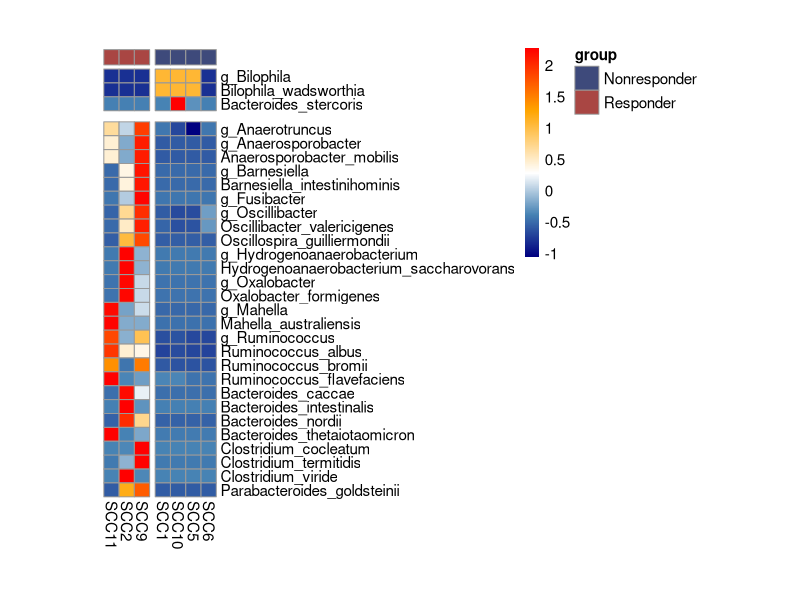
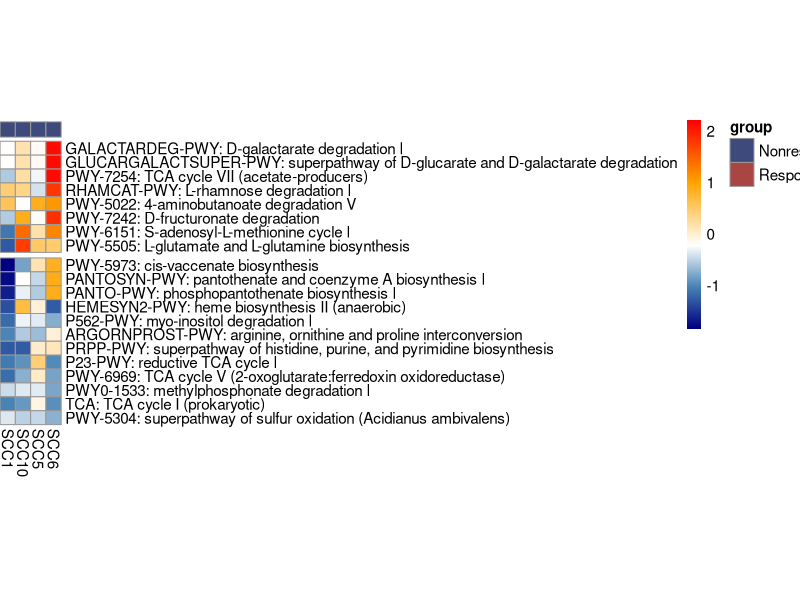

These figures' R source, in order: (Note: this script raises an error after producing the figures.)
## ---- chunk 1

rm(list=ls())
library(ggplot2)
library(vegan)
library(permute)
library(lattice)
library(plyr)
library(getopt)
library(ggfortify)
library(ade4)
library(ggpubr)
library(pheatmap)
library(cowplot)
library(reshape2)
library(ggrepel)
color=c("#A94643","#3E4A7B","#BCBDB8")

## ---- chunk 2
group = read.csv("../analysis/A01.1-add-meta/non-melanoma-cohort-sample_10_10.csv",check.names = F)


group = group[order(group$days.sample.collect),]
group = group[order(match(group$patient_rename,unique(group$patient_rename))),]
group = group[order(match(group$clinical.response,c("Responder","Nonresponder","Stable_Disease","Other"))),]
group = group[order(match(group$Tumor,unique(group$Tumor))),]

ID = unique(group$patient_rename)
rownames(group)=group$sample_id

first_sample = NULL
for(i in ID){
  tmp = group[group$patient_rename == i,]
  tmp = tmp[tmp$days.sample.collect == min(tmp$days.sample.collect),]
  first_sample = rbind(first_sample,tmp)
}

first_sample = as.data.frame(first_sample[first_sample$days.sample.collect < 180,])


first_sample = first_sample[first_sample$Tumor == "SCC",]

## ---- chunk 3

dat = read.csv("../analysis/differential_analysis/combined/SCC/differential_genus_species.csv",row.names = 1)
dat = as.data.frame(t(dat))
first_sample = first_sample[order(first_sample$patient_rename),]
first_sample = first_sample[first_sample$clinical.response %in% c("Responder","Nonresponder"),]
first_sample = first_sample[order(match(first_sample$clinical.response,c("Responder","Nonresponder"))),]
dat = dat[first_sample$patient_rename,]
rownames(dat) = first_sample$patient_rename

anncolo_all = list(group = c("Nonresponder"="#3E4A7B","Responder" ="#A94643"))

ann_col=data.frame(group=first_sample$clinical.response)
rownames(ann_col)=rownames(dat)

nrow(ann_col[ann_col$group =="Responder",])

dat=as.data.frame(scale(dat))
bk1 <- c(seq(floor(min(dat)),0,by=0.01))
bk2 <- c(seq(0,ceiling(max(dat)),by=0.01))

pheatmap(t(dat),cellheight = 10,cellwidth = 11,cluster_rows = F,
           annotation_col = ann_col,fontsize = 11,
           annotation_names_row=FALSE,annotation_names_col = FALSE,annotation_legend = TRUE,
         gaps_col = c(nrow(first_sample[first_sample$clinical.response == unique(first_sample$clinical.response)[1],])),
         gaps_row = c(3,3),
           annotation_colors = anncolo_all,
           cluster_cols = F,show_colnames=T,
  	color = c(colorRampPalette(colors = c("navy","SteelBlue","white"))(length(bk1)),
                                              colorRampPalette(colors = c("white","orange","red"))(length(bk2))),
  	)->y

  A<-plot_grid(y$gtable)


## ---- chunk 4

dat=read.csv("../analysis/A01.1-add-meta/jhmi-sears-non-melanoma.picrust2.pw.txt",sep="\t",row.names = 1,check.names = F)
differential = read.csv("../analysis/differential_analysis/combined/SCC/picrust2.pw/differential.txt",sep="\t",row.names = 1,check.names = F)
differential = na.omit(differential)
differential =differential[order(differential$log2_FC),]

description = read.csv("../analysis/A01.1-add-meta/picrust2_pw_description.txt",sep="\t",check.names = F,header=F)
rownames(description) = gsub("-","_",description$V1)
description = description[rownames(differential),]

dat = dat[,rownames(differential)]
colnames(dat) = paste(description$V1,description$V2,sep=": ")
  
first_sample = first_sample[order(first_sample$patient_rename),]
first_sample = first_sample[order(match(first_sample$clinical.response,c("Responder","Nonresponder"))),]
dat = dat[rownames(first_sample),]
rownames(dat) = first_sample$patient_rename
colnames(dat) = gsub('.c_.+.f','.f',colnames(dat))
colnames(dat) =  gsub('k_Bacteria.','',colnames(dat))
pw = dat




anncolo_all = list(group = c("Nonresponder"="#3E4A7B","Responder" ="#A94643"))
ann_col=data.frame(group=first_sample$clinical.response)
rownames(ann_col)=rownames(dat)
nrow(ann_col[ann_col$group =="Responder",])
dat=as.data.frame(scale(dat))
bk1 <- c(seq(floor(min(dat)),0,by=0.01))
bk2 <- c(seq(0,ceiling(max(dat)),by=0.01))
pheatmap(t(dat),cellheight = 10,cellwidth = 11,cluster_rows = F,
           annotation_col = ann_col,fontsize = 11,
           annotation_names_row=FALSE,annotation_names_col = FALSE,annotation_legend = TRUE,
         gaps_col = c(nrow(first_sample[first_sample$clinical.response == "Responder",])),
           annotation_colors = anncolo_all,gaps_row = c(8),
           cluster_cols = F,show_colnames=T,
  	color = c(colorRampPalette(colors = c("navy","SteelBlue","white"))(length(bk1)),
                                              colorRampPalette(colors = c("white","orange","red"))(length(bk2))),
  	)->y

  B<-plot_grid(y$gtable)
  

## ---- chunk 5
plotPath = function(pathway_result){
  colnames(pathway_result) = c("pathway", "Total.Cmpd","Hits" , "Raw.p","-log10(p)" ,"Holm.adjust","FDR" ,"Impact" )
  
  plot_pathway = ggplot(pathway_result,aes(x=Impact, y=`-log10(p)`))+geom_point(aes(color=`-log10(p)`,size=Impact))+
  scale_colour_gradient(limits=c(0, round(max(pathway_result$`-log10(p)`),0)), low="red",high = "yellow") +
  geom_text_repel(data=subset(pathway_result, `-log10(p)` > 1 & Impact > 0),aes(Impact,`-log10(p)`,label=pathway),hjust=-0.2,vjust=-1)+ggtitle(" ")+
  theme_bw()+ylab("-log10(pvalue)")+theme(
      axis.text=element_text(size=12,colour="black"),text=element_text(size=12,colour="black"),
      plot.title =element_text(size=12,colour="black",hjust = 0.5),
      axis.title = element_text(size=12,colour="black"))
}


pathway_result= read.csv("../analysis/differential_analysis/metabolite/Diff_metabolite_pathway/result/pathway_results.csv")
colnames(pathway_result) = c("pathway", "Total.Cmpd","Hits" , "Raw.p","-log10(p)" ,"Holm.adjust","FDR" ,"Impact" )



pathway_result$`-log10(p)` = as.numeric(pathway_result$`-log10(p)`)
pathway_result$Impact = as.numeric(pathway_result$Impact)
plot_b_pathway = ggplot(pathway_result,aes(x=Impact, y=`-log10(p)`))+geom_point(aes(color=`-log10(p)`,size=Impact))+
  scale_colour_gradient(limits=c(0, round(max(pathway_result$`-log10(p)`),0)), low="red",high = "yellow") +
  geom_text_repel(data=subset(pathway_result, `-log10(p)` > 1 & Impact > 0),aes(Impact,`-log10(p)`,label=pathway),hjust=-0.2,vjust=-1)+ggtitle(" ")+
  theme_bw()+ylab("-log10(pvalue)")+
  theme(
      axis.text=element_text(size=12,colour="black"),text=element_text(size=12,colour="black"),
      plot.title =element_text(size=12,colour="black",hjust = 0.5),
      axis.title = element_text(size=12,colour="black"))


## ---- chunk 6
boxplot <- function(name_map,input){
  name_map = name_map[name_map$Pathway !="",]
  input = input[,c("group",name_map$Query)]
 range_value = NULL
  for(i in 2:ncol(input)){
    range_value=c(range_value,list(c(range(input[,i])[1],range(input[,i])[2]*1.3)))
  }
plot = melt(input)
colnames(plot) = c("response","variable","value")
plot$response = factor(plot$response,levels = c("Responder","Nonresponder"))
a = ggplot(plot, aes(x =response, y =value ,fill=response))+
  geom_boxplot(width=0.4) +# geom_point()+
  scale_fill_manual(values=c("Nonresponder"="#3E4A7B","Responder" ="#A94643"))+ scale_colour_manual(values=c("Nonresponder"="#3E4A7B","Responder" ="#A94643"))+ 
  # statistical analysis
  stat_compare_means(comparisons =list(c("Nonresponder","Responder")),method = 't.test',size=4)+
  theme_bw()+xlab("")+ylab("")+ggtitle(" ")+scale_y_continuous(expand = expansion(mult = c(0, 0.1)))+
  facet_wrap(~variable, scales = "free",ncol=5)+
theme(panel.grid.major = element_blank(),
        panel.grid.minor = element_blank(),legend.position = "None",
      axis.text=element_text(size=12,colour="black"),text=element_text(size=12,colour="black"),
      plot.title =element_text(size=12,colour="black",hjust = 0.5),
      axis.title = element_text(size=12,colour="black"),axis.text.x = element_blank(),axis.ticks.x = element_blank())
return(a)
}


name_map = read.csv("../analysis/differential_analysis/metabolite/Diff_metabolite_pathway/result/name_map.csv")
input = read.csv("../analysis/differential_analysis/metabolite/Diff_metabolite_pathway/result/input_pathway_diff_metabo.csv",row.names = 1,check.names = F)
boxplot_diff = boxplot(name_map,input)

## ---- chunk 7
all = ggarrange( A,B,plot_b_pathway,boxplot_diff,ncol = 2,nrow= 2, widths  =c(1,1.5),heights = c(1.3,1),labels=c("A","B","C","D"))
ggsave(all,file="../analysis/Graph/Fig_3_v2.pdf", width=18, height=10)
